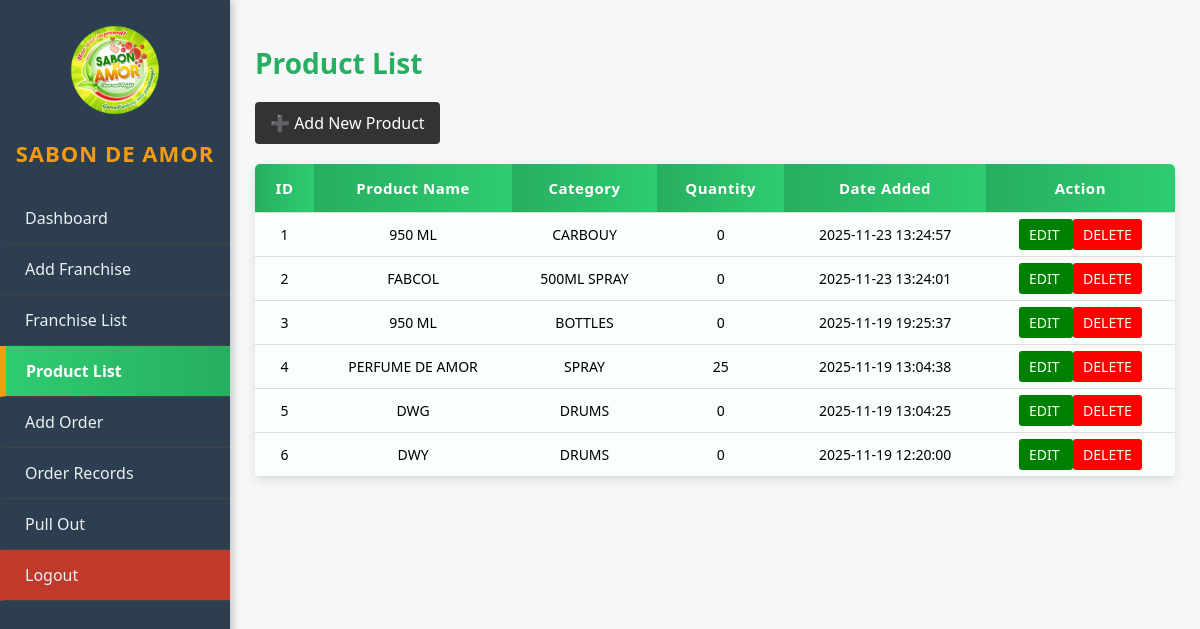
Page /product_list.php (signed in) on the committed database.
### tables this page shows
CREATE TABLE `products` (
  `id` int(11) NOT NULL,
  `product_name` varchar(200) DEFAULT NULL,
  `category` varchar(100) DEFAULT NULL,
  `unit` varchar(50) NOT NULL,
  `quantity` int(11) DEFAULT NULL,
  `created_at` timestamp NOT NULL DEFAULT current_timestamp()
);

### product_list.php (the view, shortened to what this page needs)
<?php
require 'db.php';
$result = $mysqli->query("SELECT * FROM products ORDER BY id DESC");
?>
<!DOCTYPE html>
<html>
<head>
</head>
<body>
<?php
    $current_page = basename($_SERVER['PHP_SELF']);
?>
<div class="sidebar">
    <div style="text-align:center; margin-bottom: 10px;">
        <img src="logo.png"
             style="width: 90px; height: auto; border-radius: 10px;">
    </div>
    <h2>SABON DE AMOR</h2>
    <a href="dashboard.php" class="<?= $current_page == 'dashboard.php' ? 'active' : '' ?>">Dashboard</a>
    <a href="franchise.php" class="<?= $current_page == 'franchise.php' ? 'active' : '' ?>">Add Franchise</a>
    <a href="franchise_list.php" class="<?= $current_page == 'franchise_list.php' ? 'active' : '' ?>">Franchise List</a>
    <a href="product_list.php" class="<?= $current_page == 'product_list.php' ? 'active' : '' ?>">Product List</a>
    <a href="order.php" class="<?= $current_page == 'order.php' ? 'active' : '' ?>">Add Order</a>
    <a href="order_list.php" class="<?= $current_page == 'order_list.php' ? 'active' : '' ?>">Order Records</a>
<a href="pullout.php" class="<?= $current_page == 'pullout.php' ? 'active' : '' ?>">Pull Out</a>
    <a href="logout.php" style="background:#c0392b;">Logout</a>
</div>
<div class="content">
    <h1>Product List</h1>
    <a href="product.php" class="btn">➕ Add New Product</a>
    <table>
<thead>
    <tr>
        <th style="text-align:center;">ID</th>
        <th style="text-align:center;">Product Name</th>
        <th style="text-align:center;">Category</th>
        <th style="text-align:center;">Quantity</th>
        <th style="text-align:center;">Date Added</th>
        <th style="text-align:center;">Action</th>
    </tr>
</thead>
<tbody>
<?php $i = 1; while ($p = $result->fetch_assoc()): ?>
<tr>
    <td style="text-align:center;"><?= $i; ?></td>
    <td style="text-align:center;"><?= htmlspecialchars(strtoupper($p['product_name'])); ?></td>
    <td style="text-align:center;"><?= htmlspecialchars(strtoupper($p['category'])); ?></td>
    <td style="text-align:center;"><?= htmlspecialchars(strtoupper($p['quantity'])); ?></td>
    <td style="text-align:center;"><?= htmlspecialchars(strtoupper($p['created_at'])); ?></td>
    <td style="text-align:center;">
        <a href="edit_product.php?id=<?= $p['id']; ?>"
           style="padding:6px 10px;background:green;color:white;text-decoration:none;border-radius:3px;">
            EDIT
        </a>
        <a href="delete_product.php?id=<?= $p['id']; ?>"
           onclick="return confirm('Are you sure you want to delete this product?');"
           style="padding:6px 10px;background:red;color:white;text-decoration:none;border-radius:3px;">
            DELETE
        </a>
    </td>
</tr>
<?php $i++; endwhile; ?>
</tbody>
</table>
</div>
</body>
</html>

### product_list.php (style rules this page uses)
table { width: 100%; border-collapse: collapse; margin-top: 20px; background: #ffffff; border-radius: 10px; overflow: hidden; box-shadow: 0 4px 12px rgba(0,0,0,0.1); }
table th { background: linear-gradient(90deg, #27ae60, #2ecc71); color: white; padding: 14px; font-size: 15px; text-align: left; letter-spacing: 0.5px; }
table td { padding: 12px; border-bottom: 1px solid #d6f5df; background: #fafffb; font-size: 14px; }
body { margin: 0; font-family: Arial; background: #f4f4f4; }
.sidebar { width: 220px; height: 100vh; background: #333; position: fixed; top: 0; left: 0; padding-top: 20px; }
.sidebar h2 { color: #fff; text-align: center; margin-bottom: 30px; }
.sidebar a { display: block; padding: 15px; color: white; text-decoration: none; border-bottom: 1px solid #444; }
.content { margin-left: 220px; padding: 20px; }
table { width: 100%; border-collapse: collapse; margin-top: 20px; background: white; border-radius: 5px; overflow: hidden; }
table th, table td { padding: 12px; border-bottom: 1px solid #ddd; text-align: left; }
table th { background: #333; color: white; }
.btn { display: inline-block; padding: 10px 15px; background: #333; color: white; text-decoration: none; border-radius: 4px; }
.sidebar a.active { background: linear-gradient(90deg, #2ecc71, #27ae60); color: white; font-weight: bold; border-left: 6px solid #f39c12; }
body { margin: 0; font-family: "Segoe UI", Arial; background: #f6f7f9; }
.sidebar { width: 230px; height: 100vh; background: #2c3e50; position: fixed; top: 0; left: 0; padding-top: 25px; box-shadow: 3px 0 8px rgba(0,0,0,0.2); }
.sidebar h2 { color: #f39c12; text-align: center; margin-bottom: 25px; font-size: 22px; letter-spacing: 1px; }
.sidebar a { display: block; padding: 14px 20px; color: #ecf0f1; text-decoration: none; font-size: 16px; border-left: 5px solid transparent; transition: 0.3s; }
.content { margin-left: 230px; padding: 25px; }
h1 { color: #27ae60; font-size: 28px; margin-bottom: 20px; }
table th { background: linear-gradient(90deg, #27ae60, #2ecc71); color: white; padding: 14px; font-size: 15px; text-align: left; }

### rows in the picture
products: product_name "950 ML", category "CARBOUY", quantity "0", created_at "2025-11-23 13:24:57"
products: product_name "FABCOL", category "500ML SPRAY", quantity "0", created_at "2025-11-23 13:24:01"
products: product_name "950 ML", category "BOTTLES", quantity "0", created_at "2025-11-19 19:25:37"
products: product_name "PERFUME DE AMOR", category "SPRAY", quantity "25", created_at "2025-11-19 13:04:38"
products: product_name "DWG", category "DRUMS", quantity "0", created_at "2025-11-19 13:04:25"
products: product_name "DWY", category "DRUMS", quantity "0", created_at "2025-11-19 12:20:00"
